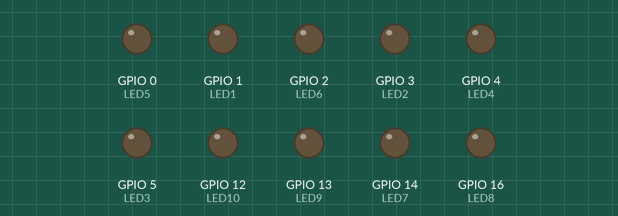
This sketch was run on a simulated ESP8266 (Wemos D1 mini). Parts: output pins drawn as LEDs (lit = HIGH). WiFi joins after 1.5 s; servers stay silent unless stated; uploads are accepted with an empty reply; what the sketch prints to the serial monitor is not drawn.

Above: at 1.6 s.
At 2.8 s:
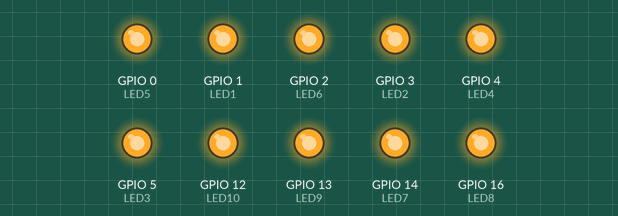
Timing chart, 0 to 4.3 s (numbered marks = the images above):
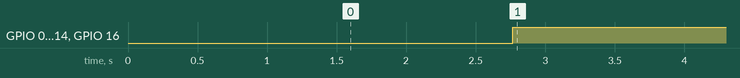

Measured:
- by itself, GPIO 0 (LED5), GPIO 1 (LED1), GPIO 2 (LED6), GPIO 3 (LED2), GPIO 4 (LED4), GPIO 5 (LED3), GPIO 12 (LED10), GPIO 13 (LED9), GPIO 14 (LED7), GPIO 16 (LED8): LOW → HIGH at 2.8 s

The sketch:

lamp-dhr3h7GtuqaICGEuI6nURPCVxHu2.ino
```cpp
#include <ESP8266WiFi.h>

#define LED1 1
#define LED2 3
#define LED3 5
#define LED4 4
#define LED5 0
#define LED6 2
#define LED7 14
#define LED8 16
#define LED9 13
#define LED10 12

const char* ssid = "admins";               // Nama WIFI kamu
const char* password = "afkafkafk";                  // Password Wifi
const char* host = "192.168.1.14";                 // Link website / Ip Server

bool Parsing = false;
String dataPHP, data[11];

void setup()
{
Serial.begin(9600);
Serial.println();

Serial.printf("Connecting to %s ", ssid);
WiFi.begin(ssid, password);
while (WiFi.status() != WL_CONNECTED)
{
delay(500);
Serial.print(".");
}
Serial.println(" connected");

pinMode(LED1, OUTPUT);
pinMode(LED2, OUTPUT);
pinMode(LED3, OUTPUT);
pinMode(LED4, OUTPUT);
pinMode(LED5, OUTPUT);
pinMode(LED6, OUTPUT);
pinMode(LED7, OUTPUT);
pinMode(LED8, OUTPUT);
pinMode(LED9, OUTPUT);
pinMode(LED10, OUTPUT);
}

void loop()
{
WiFiClient client;

Serial.printf("\n[Connecting to %s ... ", host);
if (client.connect(host, 80)) {
Serial.println("connected]");
Serial.println("[Sending a request]");

String url = "lcs/wemos/lampu"; // Lokasi File Baca Data
client.print(String("GET /") + url + " HTTP/1.1\r\n" +
        "Host: " + host + "\r\n" +
        "Connection: close\r\n" +
        "\r\n"
    );

Serial.println("[Response:]");
while (client.connected())
{
dataPHP = client.readStringUntil("\n");
int q = 0;
Serial.print("Data Masuk : ");
//Serial.print(dataPHP);
Serial.println();

data[q] = "";
for (int i = 0; i < dataPHP.length(); i++) {
if (dataPHP[i] == "#") {
q++;
data[q] = "";
}
else {
data[q] = data[q] + dataPHP[i];
}
}

if (data[1].toInt() == 1)
{
digitalWrite(LED1, LOW);
}
if (data[1].toInt() == 0)
{
digitalWrite(LED1, HIGH);
}
Serial.println(data[1].toInt());


Serial.println(data[2].toInt());
if (data[2].toInt() == 1)
{
digitalWrite(LED2, LOW);
}
if (data[2].toInt() == 0)
{
digitalWrite(LED2, HIGH);
}

Serial.println(data[3].toInt());
if (data[3].toInt() == 1)
{
digitalWrite(LED3, LOW);
}
if (data[3].toInt() == 0)
{
digitalWrite(LED3, HIGH);
}

Serial.println(data[4].toInt());
if (data[4].toInt() == 1)
{
digitalWrite(LED4, LOW);
}
if (data[4].toInt() == 0)
{
digitalWrite(LED4, HIGH);
}

Serial.println(data[5].toInt());
if (data[5].toInt() == 1)
{
digitalWrite(LED5, LOW);
}
if (data[5].toInt() == 0)
{
digitalWrite(LED5, HIGH);
}

Serial.println(data[6].toInt());
if (data[6].toInt() == 1)
{
digitalWrite(LED6, LOW);
}
if (data[6].toInt() == 0)
{
digitalWrite(LED6, HIGH);
}

Serial.println(data[7].toInt());
if (data[7].toInt() == 1)
{
digitalWrite(LED7, LOW);
}
if (data[7].toInt() == 0)
{
digitalWrite(LED7, HIGH);
}

Serial.println(data[8].toInt());
if (data[8].toInt() == 1)
{
digitalWrite(LED8, LOW);
}
if (data[8].toInt() == 0)
{
digitalWrite(LED8, HIGH);
}

Serial.println(data[9].toInt());
if (data[9].toInt() == 1)
{
digitalWrite(LED9, LOW);
}
if (data[9].toInt() == 0)
{
digitalWrite(LED9, HIGH);
}

Serial.println(data[10].toInt());
if (data[10].toInt() == 1)
{
digitalWrite(LED10, LOW);
}
if (data[10].toInt() == 0)
{
digitalWrite(LED10, HIGH);
}

Parsing = false;
dataPHP = "";

}
client.stop();
Serial.println("\n[Disconnected]");
}
else
{
Serial.println("connection failed!]");
client.stop();
}
delay(1000);
}
                
```
